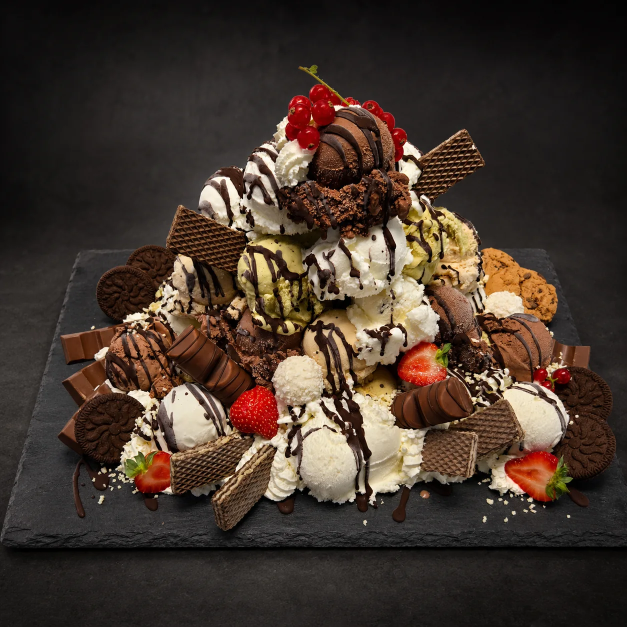
#> input picture projects/gelato-donatello-premium-v6/assets/images/cakes/eisbombe-01.webp, 1254 x 1254 px (shown at 1/2 size)
$ python -i marketing-video-compositor-v2.py   (imports and definitions only)
#> lines starting #> are read from the running program, lines starting #| are printed output that depends on the picture
#!/usr/bin/env python3
"""Offline, reusable 9:16 motion-video renderer for approved marketing images.
Requirements: pillow, numpy, ffmpeg, ffprobe. Generates a video from licensed
art + storyboard copy; DOES NOT call paid video/AI providers or post externally.
Usage: python scripts/marketing-video-compositor-v2.py \
 --plan projects/marketing-factory/drafts/lunara-2026-10-19.json \
 --art /path/to/owned-or-approved-ai-art.png --out /path/to/video.mp4
"""
import argparse, json, math, os, subprocess, tempfile, wave
from pathlib import Path
from PIL import Image,ImageDraw,ImageFont
import numpy as np

W,H,FPS=720,1280,24
SANS='/usr/share/fonts/truetype/dejavu/DejaVuSans.ttf'
SERIF='/usr/share/fonts/truetype/dejavu/DejaVuSerif.ttf'
def source_as_canvas(path):
  im=Image.open(path).convert('RGB')
#> im is the input picture: PIL image 1254x1254 RGB; mean R, G, B 68.7, 54.6, 44.9
  factor=max(W/im.width,H/im.height)
#> factor = 1.02
  im=im.resize((math.ceil(im.width*factor),math.ceil(im.height*factor)),Image.Resampling.LANCZOS)
#> im: PIL image 1280x1280 RGB
  x=(im.width-W)//2;y=(im.height-H)//2
#> after `x = (im.width - W) // 2`: x = 280
#> after `y = (im.height - H) // 2`: y = 0
  return im.crop((x,y,x+W,y+H))
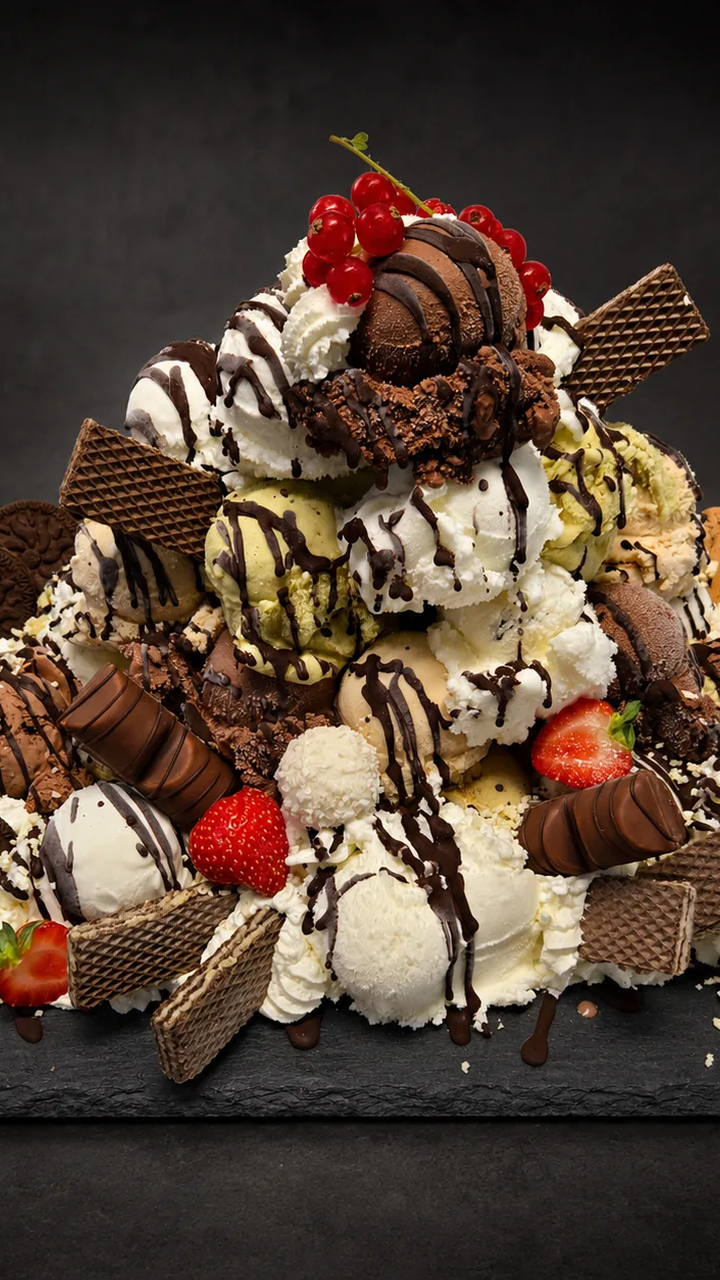
#> returned value: PIL image 720x1280 RGB; mean R, G, B 84.6, 66.6, 53.5
# [40 lines left out: functions fit_font, scene_art, synth_original_ambient, not called in this run]
def run(*args):
  subprocess.run(['ffmpeg','-hide_banner','-loglevel','error','-y',*map(str,args)],check=True)
# [33 lines left out: function main, not called in this run]
# [1 line not run here, left out]

>>> result = source_as_canvas('../projects/gelato-donatello-premium-v6/assets/images/cakes/eisbombe-01.webp')

$ run again, on projects/gelato-donatello-premium-v6/assets/images/cakes/eistorte-01.webp
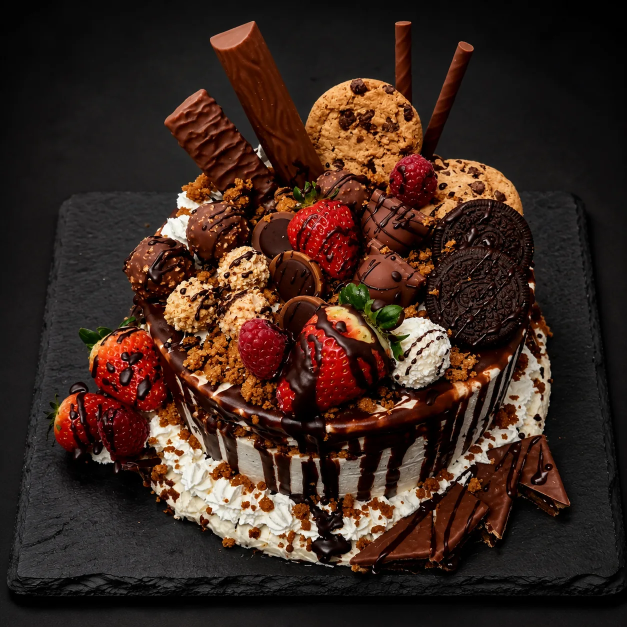
#> input picture projects/gelato-donatello-premium-v6/assets/images/cakes/eistorte-01.webp, 1254 x 1254 px (shown at 1/2 size)
#> in source_as_canvas, im is the input picture: PIL image 1254x1254 RGB; mean R, G, B 59.5, 39.2, 31
#> im: PIL image 1280x1280 RGB
#> in source_as_canvas, `return im.crop((x,y,x+W,y+H))`:
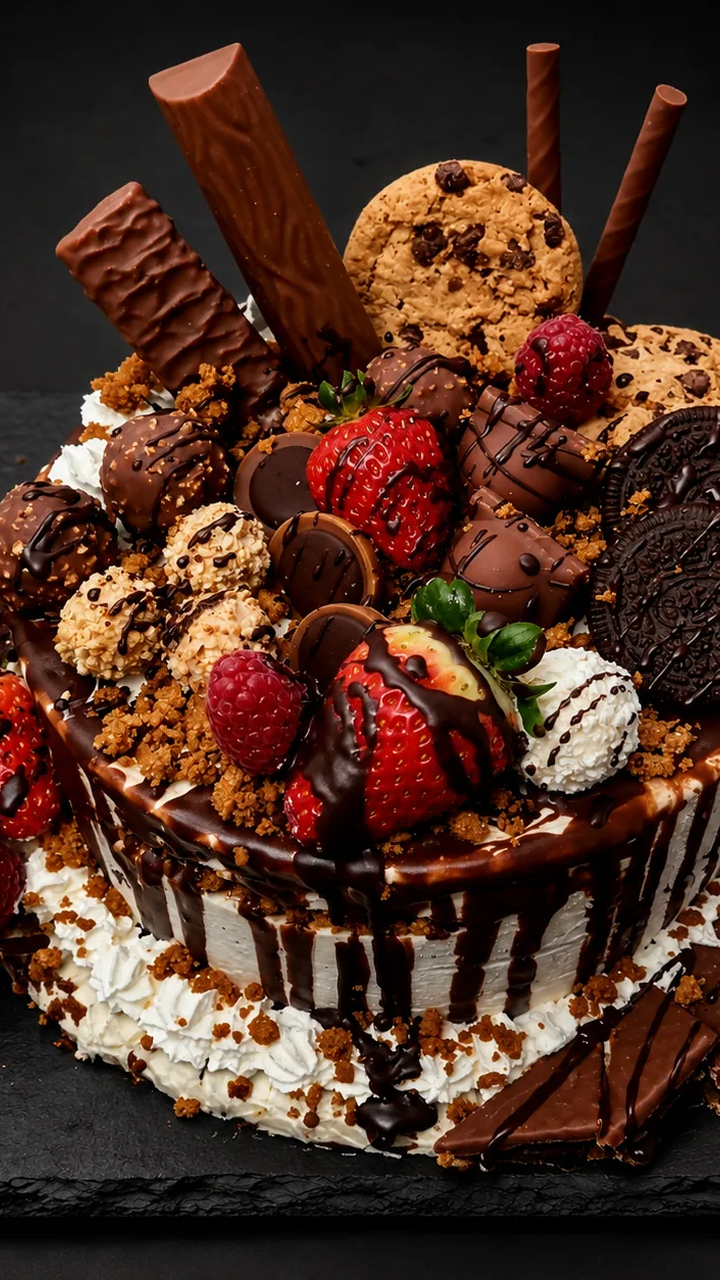
#> returned value: PIL image 720x1280 RGB; mean R, G, B 79.2, 48.7, 35.7

$ run again, on projects/gelato-donatello-premium-v6/assets/images/cakes/eistorte-02.webp
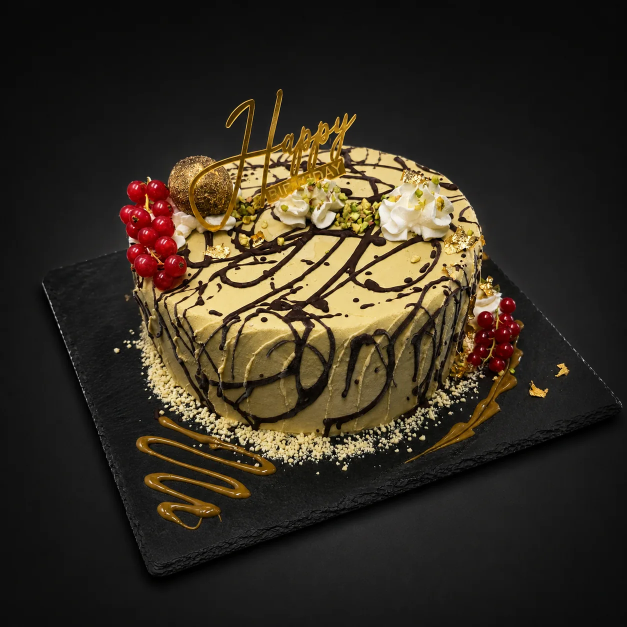
#> input picture projects/gelato-donatello-premium-v6/assets/images/cakes/eistorte-02.webp, 1254 x 1254 px (shown at 1/2 size)
#> in source_as_canvas, im is the input picture: PIL image 1254x1254 RGB; mean R, G, B 53.5, 45.9, 33.8
#> im: PIL image 1280x1280 RGB
#> in source_as_canvas, `return im.crop((x,y,x+W,y+H))`:
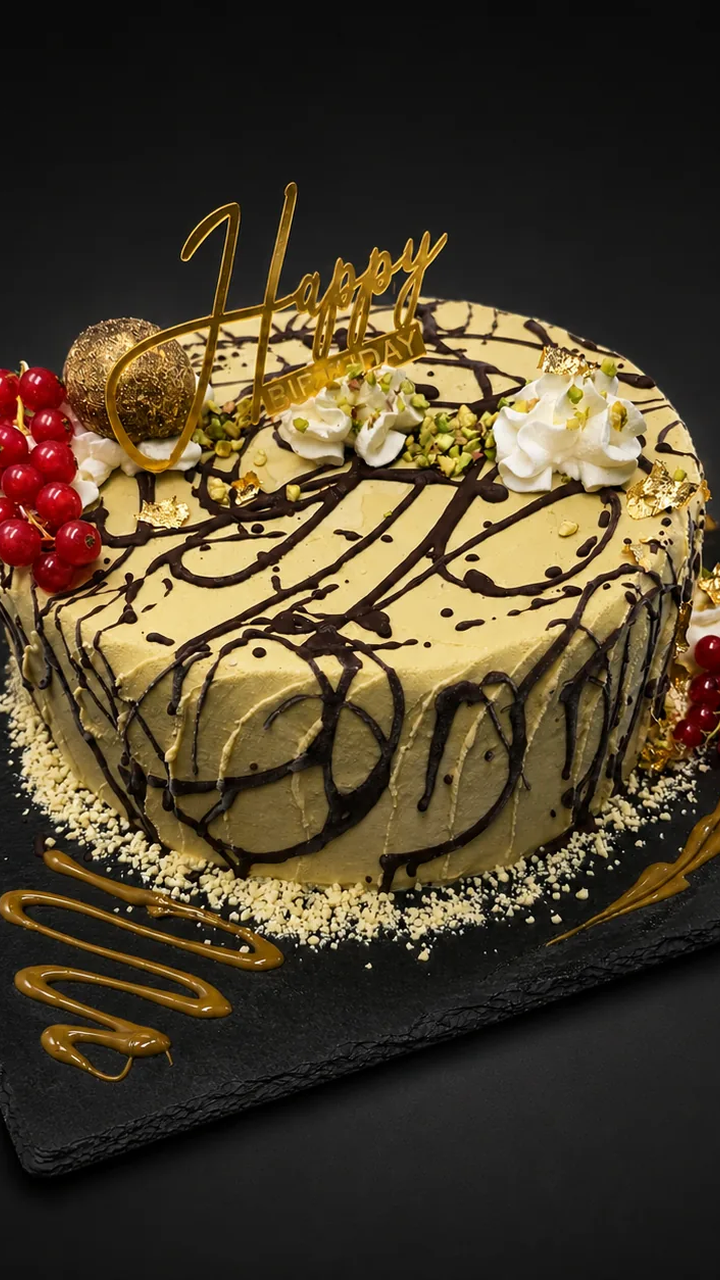
#> returned value: PIL image 720x1280 RGB; mean R, G, B 76.7, 64.4, 43.5

$ run again, on projects/gelato-donatello-premium-v6/assets/images/cakes/eistorte-03.webp
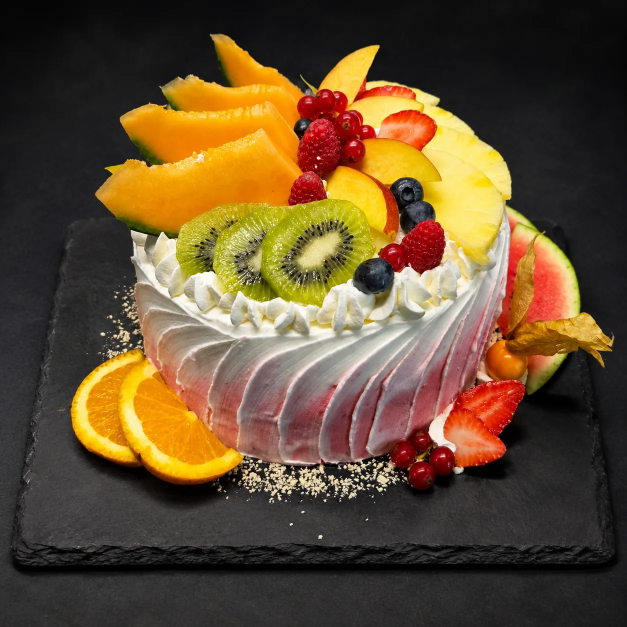
#> input picture projects/gelato-donatello-premium-v6/assets/images/cakes/eistorte-03.webp, 1254 x 1254 px (shown at 1/2 size)
#> in source_as_canvas, im is the input picture: PIL image 1254x1254 RGB; mean R, G, B 100.1, 77.9, 49.4
#> im: PIL image 1280x1280 RGB
#> in source_as_canvas, `return im.crop((x,y,x+W,y+H))`:
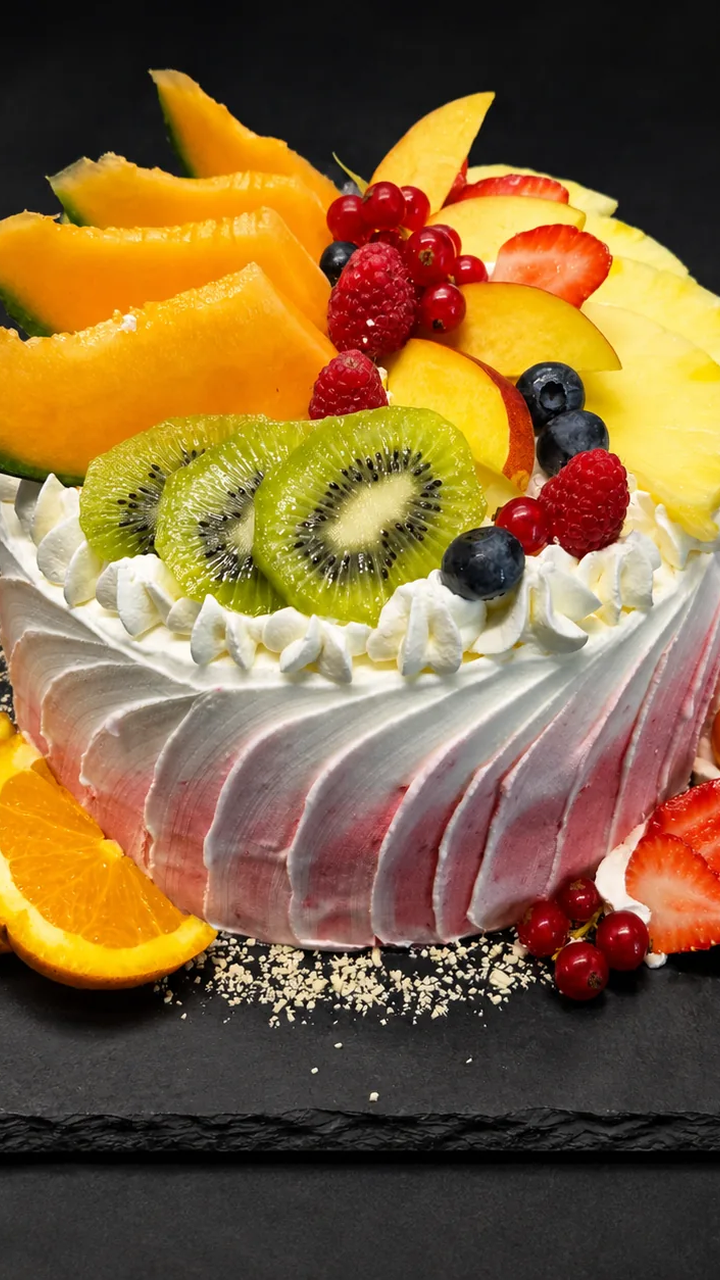
#> returned value: PIL image 720x1280 RGB; mean R, G, B 132.2, 101.1, 60
